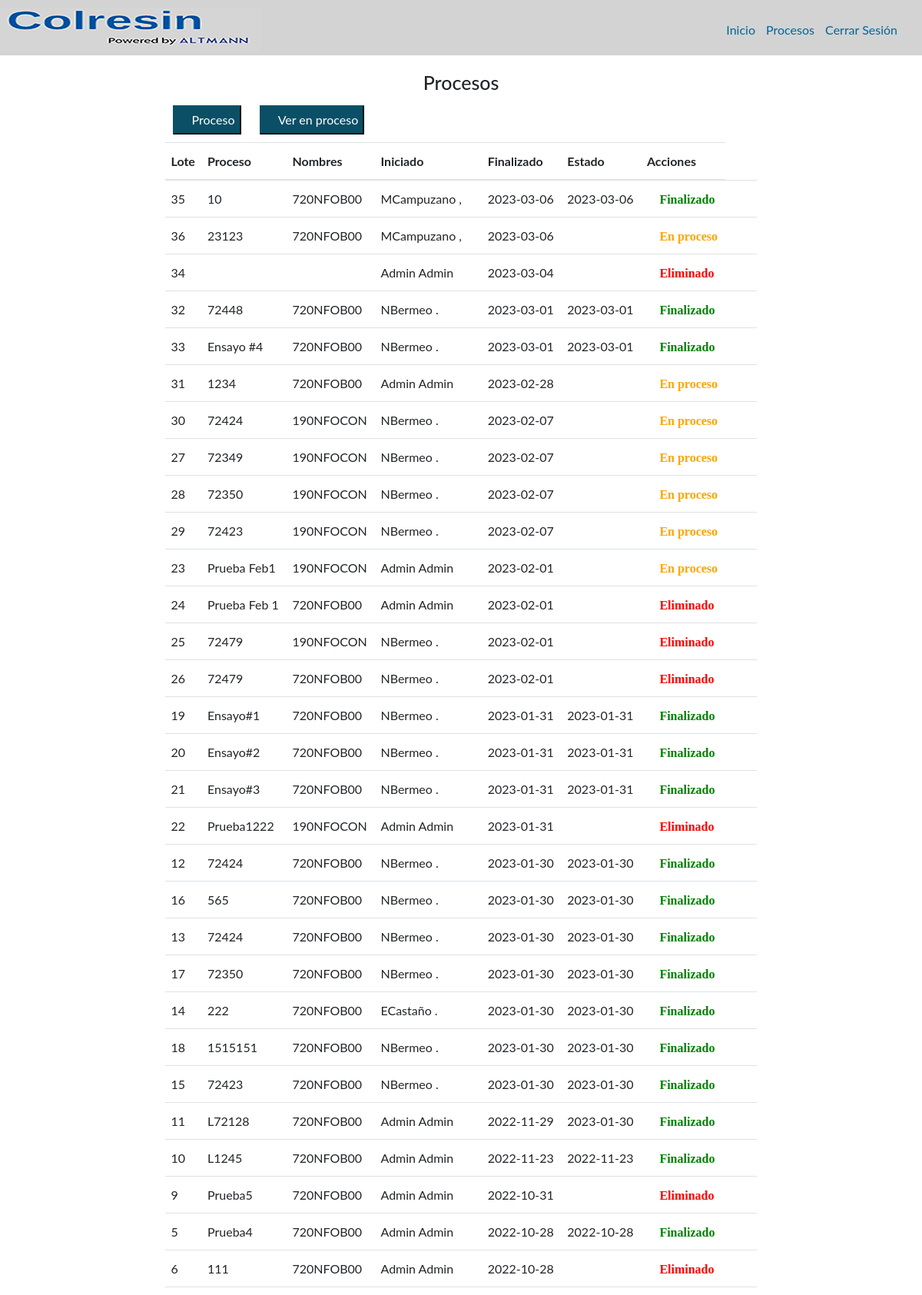
Before: /php/procesos/procesosTodos.php (signed in, upper part) with the older database file.
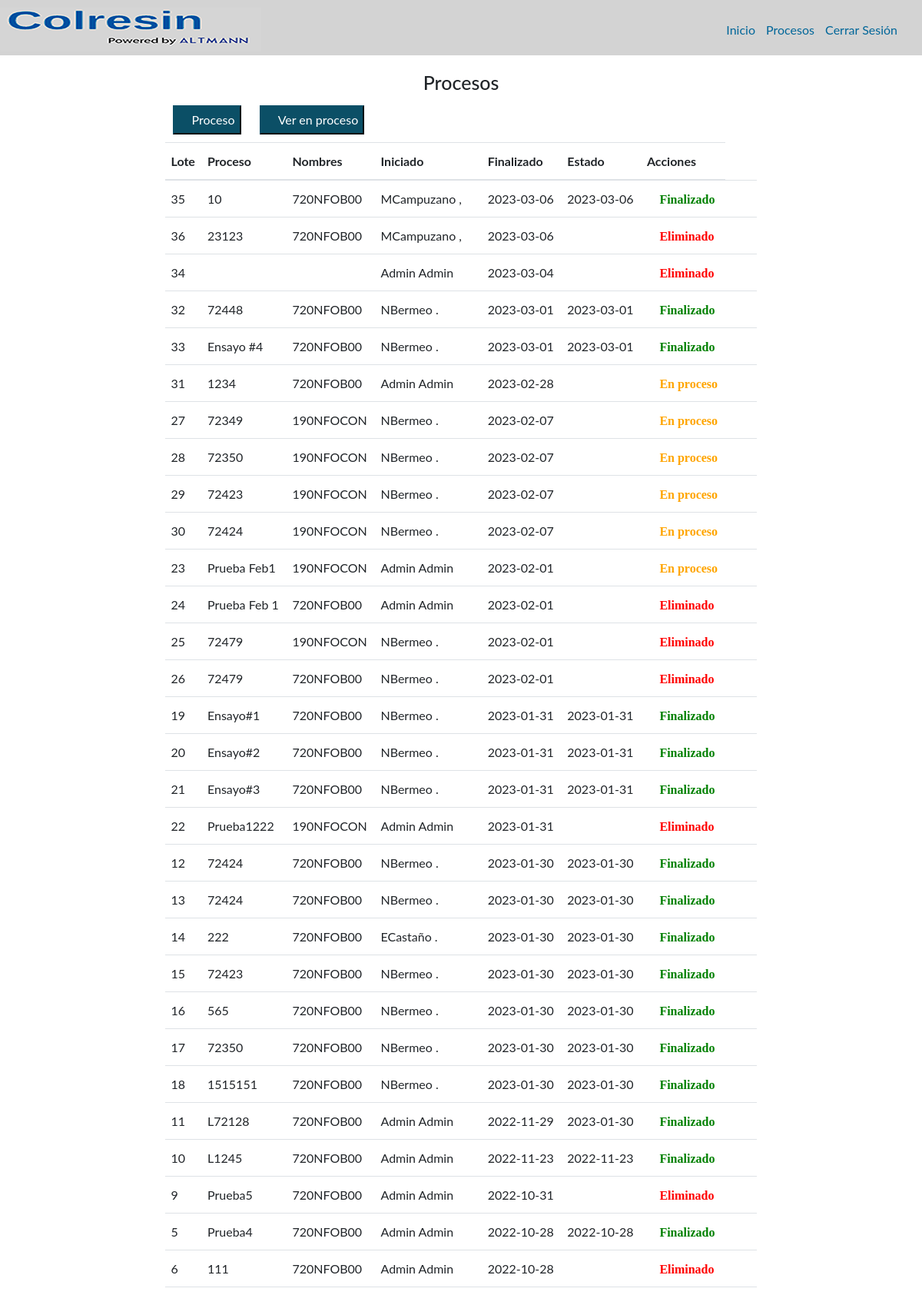
After: the same page with the newer database file.
### tables this page shows
CREATE TABLE `procesos` (
  `IdProceso` int(11) NOT NULL,
  `NumLote` varchar(30) NOT NULL,
  `FechaInicial` date NOT NULL,
  `FechaFinal` date DEFAULT NULL,
  `HoraInicial` time NOT NULL,
  `HoraFinal` time DEFAULT NULL,
  `Estado` int(11) NOT NULL,
  `Cedula` varchar(45) NOT NULL
);

CREATE TABLE `nfo` (
  `IdProceso` int(11) NOT NULL,
  `nfo` varchar(50) NOT NULL,
  `numeroLote` varchar(50) NOT NULL,
  `MatPriFP04` varchar(2) DEFAULT NULL,
  `MatPriSeparada` varchar(2) DEFAULT NULL,
  `MateriaPrimacol` varchar(2) DEFAULT NULL,
  `ReactorLimpio` varchar(50) DEFAULT NULL,
  `HermeticidadReactor` varchar(50) DEFAULT NULL,
  `ReactorFunciona` varchar(50) DEFAULT NULL,
  `VacioFunciona` varchar(50) DEFAULT NULL,
  `VaporFunciona` varchar(50) DEFAULT NULL,
  `EnfriamientoFunciona` varchar(50) DEFAULT NULL,
  `EmisionesFunciona` varchar(50) DEFAULT NULL,
  `phsodatanque` varchar(50) DEFAULT NULL,
  `CondensadorFunciona` varchar(50) DEFAULT NULL,
  `ApruebaInicio` varchar(2) DEFAULT NULL,
  `RazonesNoAprob` varchar(200) DEFAULT NULL,
  `SeguridadNaftaleno` varchar(2) DEFAULT NULL,
  `EquipoNaftaleno` varchar(2) DEFAULT NULL,
  `EnfriamientoCerrado` varchar(2) DEFAULT NULL,
  `ValvBloqueo` varchar(2) DEFAULT NULL,
  `AbrirControlOlores` varchar(2) DEFAULT NULL,
  `Estartazos` varchar(2) DEFAULT NULL,
  `AgitadorOk` varchar(2) DEFAULT NULL,
  `ProblemaFund` varchar(2) DEFAULT NULL,
  `ProblemaFundirNaf` varchar(200) DEFAULT NULL,
  `SeguridadSulfurico` varchar(2) DEFAULT NULL,
  `EquipoSulfurico` varchar(2) DEFAULT NULL,
  `Vapor` varchar(2) DEFAULT NULL,
  `ProblemaSWFO` varchar(2) DEFAULT NULL,
  `TextoProblemaSWFO` varchar(500) DEFAULT NULL,
  `CierreControlOlores` varchar(2) DEFAULT NULL,
  `EvacuarCamisa` varchar(2) DEFAULT NULL,
  `SuministroVapor` varchar(2) DEFAULT NULL,
  `SeguridadFDO` varchar(2) DEFAULT NULL,
  `EquipoFDO` varchar(2) DEFAULT NULL,
  `LineaTierraOk` varchar(2) DEFAULT NULL,
  `BombaNeumaticaOk` varchar(2) DEFAULT NULL,
  `ConexionOk` varchar(2) DEFAULT NULL,
  `MangueraOk` varchar(2) DEFAULT NULL,
  `LineaCargaOk` varchar(2) DEFAULT NULL,
  `ValvulasCerradas` varchar(2) DEFAULT NULL,
  `CapacidadTanque` varchar(2) DEFAULT NULL,
  `ProblemaCondensacion` varchar(2) DEFAULT NULL,
  `TextoProblemaCondensacion` varchar(250) DEFAULT NULL,
  `SeguridadCSO` varchar(2) DEFAULT NULL,
  `EquipoCSO` varchar(2) DEFAULT NULL,
  `OlorFormol` varchar(2) DEFAULT NULL,
  `ph10` varchar(45) DEFAULT NULL,
  `Csc050Ajuste` varchar(45) DEFAULT NULL,
  `Stw00Ajuste` varchar(45) DEFAULT NULL,
  `ph10Fin` varchar(45) DEFAULT NULL,
  `ProductoBrillante` varchar(2) DEFAULT NULL,
  `HoraInicioLukas` time DEFAULT NULL,
  `HoraFinLukas` time DEFAULT NULL,
  `ProductoBrillante2` varchar(2) DEFAULT NULL,
  `NotificarLaboratorio` varchar(200) DEFAULT NULL,
  `SegNFO` varchar(2) DEFAULT NULL,
  `EquipoNFO` varchar(2) DEFAULT NULL,
  `AgitacionOff` varchar(2) DEFAULT NULL,
  `TalegoDescarga` varchar(2) DEFAULT NULL,
  `ResiduoTalego` varchar(2) DEFAULT NULL,
  `EnviarMuestraFinal` varchar(2) DEFAULT NULL,
  `Aspecto` varchar(100) DEFAULT NULL,
  `PorcentajeSolidos` varchar(45) DEFAULT NULL,
  `pH10Final` varchar(45) DEFAULT NULL,
  `Solubilidad10` varchar(45) DEFAULT NULL,
  `Solubilidad40` varchar(45) DEFAULT NULL,
  `Rendimiento` varchar(100) DEFAULT NULL,
  `ProcesoDif` varchar(2) DEFAULT NULL,
  `KgEnjuague` varchar(45) DEFAULT NULL,
  `KgLavado` varchar(45) DEFAULT NULL,
  `FechaMuestraLab` datetime(6) NOT NULL
);

CREATE TABLE `usuarios` (
  `IdUsuario` int(11) NOT NULL,
  `Nombre` varchar(50) NOT NULL,
  `Apellido` varchar(50) NOT NULL,
  `Cedula` varchar(50) NOT NULL,
  `CorreoElectronico` varchar(50) NOT NULL,
  `Contrasena` varchar(50) NOT NULL,
  `Estado` int(11) NOT NULL DEFAULT 1,
  `Rol` int(2) NOT NULL DEFAULT 1
);

### php/procesos/acciones.php (called while the page is built, shortened)
<?php
class procesos{
    function get_process(){
        $conex = new conection();
        $result = $conex->conex();
        $query = mysqli_query($result,'SELECT u.*, p.*, n.nfo nombreProceso FROM Procesos p INNER JOIN Usuarios u INNER JOIN NFO n ON p.cedula = u.cedula and p.IdProceso = n.IdProceso ORDER BY FechaInicial DESC');
        return $query;
    }
}

### php/procesos/procesosTodos.php (the view, shortened to what this page needs)
<?php
require_once "acciones.php";
$_process = new procesos();
$query = $_process->get_process();
$tr = '';
while ($row = $query->fetch_array(MYSQLI_BOTH)){
    $eliminar = "";
    $editar = "";
    if($row['Estado'] == 1){
        $estado = "<i class='fa fa-circle' style='color:orange;'> En proceso</i>";
        $editar   = "<a href='../formulario/editarFormulario.php?id=" . $row['IdProceso'] . "'>
                    <i class='fas fa-pen'></i>
                </a>";
    }else if($row['Estado'] == 2){
        $estado = "<i class='fa fa-circle' style='color:green;'> Finalizado</i>";
        $editar   = "<a href='../formulario/verFormulario.php?id=" . $row['IdProceso'] . "'>
                    <i class='fas fa-eye'></i>
                </a>";
    }else if($row['Estado'] == 3){
        $estado = "<i class='fa fa-circle' style='color:red;'> Eliminado</i>";
        $editar   = "<a href='../formulario/verFormulario.php?id=" . $row['IdProceso'] . "'>
                    <i class='fas fa-eye'></i>
                </a>";
    }
    $tr .=	"<tr class='rows' id='rows'>
                <td>" . $row['IdProceso'] 	. "</td>
                <td>" . $row['NumLote'] 	. "</td>
                <td>" . $row['nombreProceso'] . "</td>
                <td>" . $row['Nombre'] . " " . $row['Apellido'] ."</td>
                <td>" . $row['FechaInicial'] ."</td>
                <td>" . $row['FechaFinal'] . "</td>
                <td>" . $estado . "</td>
                <td>
                    ".$editar."
                    &nbsp;&nbsp;
                    <a href='procesos.php?id=" . $row['IdProceso'] . "'>
                    ".$eliminar."
                </a>
                </td>
            </tr>";
}
$btn        = "<button type='button' class='boton-add' onclick=\"window.location.href='../formulario/formulario.php'\"><i class='fa fa-plus-circle' aria-hidden='true'></i> Proceso</button>";
?>
<!DOCTYPE html>
<html lang="en">
<head>
    <link rel="stylesheet" href="https://maxcdn.bootstrapcdn.com/bootstrap/4.0.0/css/bootstrap.min.css">
    <link rel="stylesheet" href="../../css/styles.css">
    <link href='../../css/fontawesome.css' rel='stylesheet'>
    <link href='../../css/all.css' rel='stylesheet'>
</head>
<body>
    <header class="site-header">
        <div class="contenedor contenido-header">
            <div class="barra">
                <a href="/">
                <img src="../../img/colresin-altmann.PNG" alt="Logotipo Altmann">
                </a>
                <nav class="navegacion">
                    <a href="../inicio/index.php">Inicio</a>
                    <a href="procesos.php">Procesos</a>
                    <a href="../login/cerrarSesion.php">Cerrar Sesión</a>
                </nav>
            </div>
        </div>
    </header>
    <main class="contenedor seccion contenido-centrado">
        <h1 class="centrar-texto">Procesos</h1>
        <div class="container">
            <?php echo $btn; ?>
            <button type="button" class="boton-add" onclick="window.location.href='procesos.php'"><i class="fa fa-eye" aria-hidden="true"></i> Ver en proceso</button>
            </div>
        <div class="container">
            <table class="table table-over">
                <thead>
                    <tr>
                        <th scope="col">Lote</th>
                        <th scope="col">Proceso</th>
                        <th scope="col">Nombres</th>
                        <th scope="col">Iniciado</th>
                        <th scope="col">Finalizado</th>
                        <th scope="col">Estado</th>
                        <th scope="col">Acciones</th>
                    </tr>
                </thead>
                <tbody>
                    <?php echo $tr; ?>
                </tbody>
            </table>
        </div>
        <br>
        <br>
    </main>
</body>
</html>

Changed rows visible on the page:
changed procesos id 36: Estado "En proceso" → "Eliminado"
shown differently, row unchanged: procesos id 30: moves down the list
shown differently, row unchanged: procesos id 13: moves up the list
shown differently, row unchanged: procesos "ECastaño": moves up the list
shown differently, row unchanged: procesos id 15: moves up the list
